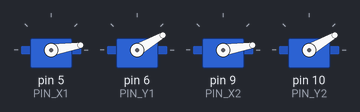
Recording of a sketch running on a simulated Arduino Uno, built with avr-gcc and run on an emulated ATmega328P. Shown: 4 × servo.

Above: at 0.15 s.
At 4.08 s:
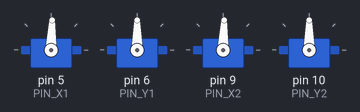
At 8.02 s:
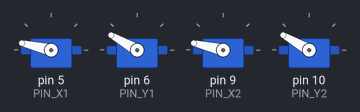
At 16.0 s:
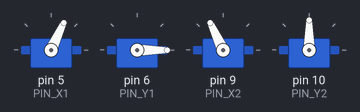
At 23.7 s:
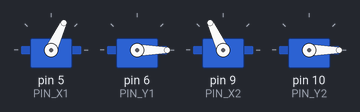
At 37.0 s:
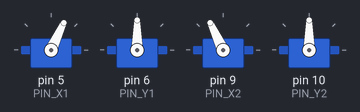
Timing chart, 0 to 38.5 s (numbered marks = the images above):
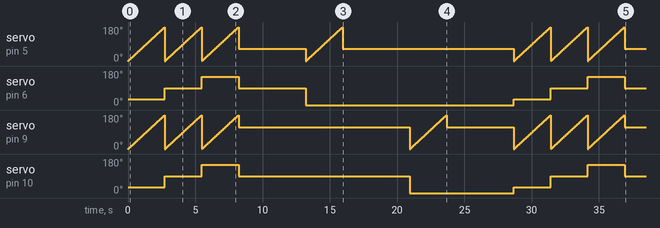

Measured:
- by itself, servo on pin 6 (PIN_Y1): 30° → 90° at 2.7 s, → 150° 2.8 s later, → 90° 2.7 s later, → 0° 5.0 s later, … (8 changes in this stretch)
- by itself, servo on pin 10 (PIN_Y2): 30° → 90° at 2.7 s, → 150° 2.8 s later, → 90° 2.7 s later, → 0° 12.7 s later, … (8 changes in this stretch)

The sketch:

testing.ino
```cpp
#include <Servo.h>

// Define constants
const int PIN_X1 = 5;
const int PIN_Y1 = 6;
const int PIN_X2 = 9;
const int PIN_Y2 = 10;

const int SERVO_MIN = 0;
const int SERVO_MAX = 180;
const int SERVO_X1_INIT = 65;
const int SERVO_Y1_INIT = 90;
const int SERVO_X2_INIT = 115;
const int SERVO_Y2_INIT = 90;

const int SEARCH_HEIGHT_1 = 30;
const int SEARCH_HEIGHT_2 = 90;
const int SEARCH_HEIGHT_3 = 150;

const int BAUDRATE = 9600;

// Initial settings
Servo servoX1, servoY1, servoX2, servoY2;
int currentX1 = SERVO_X1_INIT, currentY1 = SERVO_Y1_INIT, currentX2 = SERVO_X2_INIT, currentY2 = SERVO_Y2_INIT;
int newX1, newY1, newX2, newY2;
String x1str, y1str, x2str, y2str;
String incomingData;

// Function prototypes
void scanEnvironment(int c1, int c2);

// Setup Function
void setup() {
  Serial.begin(BAUDRATE);
  servoX1.attach(PIN_X1);
  servoY1.attach(PIN_Y1);
  servoX2.attach(PIN_X2);
  servoY2.attach(PIN_Y2);
  servoX1.write(SERVO_X1_INIT);
  servoY1.write(SERVO_Y1_INIT);
  servoX2.write(SERVO_X2_INIT);
  servoY2.write(SERVO_Y2_INIT);
}

// Loop Function
void loop() {
  scanEnvironment(1, 1);
  delay(5000);
  scanEnvironment(1, 0);
  delay(5000);
  scanEnvironment(0, 1);
  delay(5000);
}

// Scan the environment
void scanEnvironment(int c1, int c2) {
  if (c1 && c2) {
    servoY1.write(SEARCH_HEIGHT_1);
    servoY2.write(SEARCH_HEIGHT_1);
    for (int pos = 0; pos <= 180; pos++) {
      servoX1.write(pos);
      servoX2.write(pos);
      delay(15);
    }
    servoY1.write(SEARCH_HEIGHT_2);
    servoY2.write(SEARCH_HEIGHT_2);
    for (int pos = 0; pos <= 180; pos++) {
      servoX1.write(pos);
      servoX2.write(pos);
      delay(15);
    }
    servoY1.write(SEARCH_HEIGHT_3);
    servoY2.write(SEARCH_HEIGHT_3);
    for (int pos = 0; pos <= 180; pos++) {
      servoX1.write(pos);
      servoX2.write(pos);
      delay(15);
    }
    servoX1.write(SERVO_X1_INIT);
    servoY1.write(SERVO_Y1_INIT);
    servoX2.write(SERVO_X2_INIT);
    servoY2.write(SERVO_Y2_INIT);
  }
  else if (c1) {
    servoY1.write(newY1);
    for (int pos = 0; pos <= 180; pos++) {
      servoX1.write(pos);
      delay(15);
    }
    servoX1.write(SERVO_X1_INIT);
  }
  else if (c2) {
    servoY2.write(newY2);
    for (int pos = 0; pos <= 180; pos++) {
      servoX2.write(pos);
      delay(15);
    }
    servoX2.write(SERVO_X2_INIT);
  }
}
```
